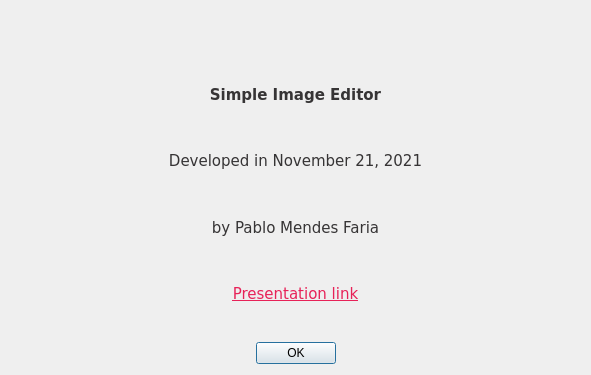
<?xml version="1.0" encoding="UTF-8"?>
<ui version="4.0">
 <class>Dialog</class>
 <widget class="QDialog" name="Dialog">
  <property name="geometry">
   <rect>
    <x>0</x>
    <y>0</y>
    <width>591</width>
    <height>375</height>
   </rect>
  </property>
  <property name="sizePolicy">
   <sizepolicy hsizetype="Fixed" vsizetype="Fixed">
    <horstretch>0</horstretch>
    <verstretch>0</verstretch>
   </sizepolicy>
  </property>
  <property name="windowTitle">
   <string>About Dialog</string>
  </property>
  <property name="windowIcon">
   <iconset>
    <normaloff>resources/info_icon.png</normaloff>resources/info_icon.png</iconset>
  </property>
  <layout class="QVBoxLayout" name="verticalLayout">
   <property name="spacing">
    <number>30</number>
   </property>
   <property name="sizeConstraint">
    <enum>QLayout::SetMinimumSize</enum>
   </property>
   <property name="leftMargin">
    <number>10</number>
   </property>
   <property name="rightMargin">
    <number>10</number>
   </property>
   <item>
    <widget class="QLabel" name="label">
     <property name="sizePolicy">
      <sizepolicy hsizetype="Minimum" vsizetype="Preferred">
       <horstretch>0</horstretch>
       <verstretch>0</verstretch>
      </sizepolicy>
     </property>
     <property name="text">
      <string/>
     </property>
     <property name="pixmap">
      <pixmap>resources/iftm_logo.png</pixmap>
     </property>
     <property name="scaledContents">
      <bool>true</bool>
     </property>
     <property name="alignment">
      <set>Qt::AlignCenter</set>
     </property>
    </widget>
   </item>
   <item>
    <widget class="QLabel" name="label_2">
     <property name="sizePolicy">
      <sizepolicy hsizetype="Minimum" vsizetype="Preferred">
       <horstretch>0</horstretch>
       <verstretch>0</verstretch>
      </sizepolicy>
     </property>
     <property name="font">
      <font>
       <family>Verdana</family>
       <pointsize>11</pointsize>
       <weight>75</weight>
       <bold>true</bold>
      </font>
     </property>
     <property name="text">
      <string>&lt;html&gt;&lt;head/&gt;&lt;body&gt;&lt;p&gt;&lt;span style=&quot; color:#363435;&quot;&gt;Simple Image Editor&lt;/span&gt;&lt;/p&gt;&lt;/body&gt;&lt;/html&gt;</string>
     </property>
     <property name="alignment">
      <set>Qt::AlignCenter</set>
     </property>
    </widget>
   </item>
   <item>
    <widget class="QLabel" name="label_3">
     <property name="sizePolicy">
      <sizepolicy hsizetype="Minimum" vsizetype="Preferred">
       <horstretch>0</horstretch>
       <verstretch>0</verstretch>
      </sizepolicy>
     </property>
     <property name="font">
      <font>
       <family>Verdana</family>
       <pointsize>11</pointsize>
      </font>
     </property>
     <property name="text">
      <string>&lt;html&gt;&lt;head/&gt;&lt;body&gt;&lt;p&gt;&lt;span style=&quot; color:#363435;&quot;&gt;Developed in November 21, 2021&lt;/span&gt;&lt;/p&gt;&lt;/body&gt;&lt;/html&gt;</string>
     </property>
     <property name="alignment">
      <set>Qt::AlignCenter</set>
     </property>
    </widget>
   </item>
   <item>
    <widget class="QLabel" name="label_4">
     <property name="sizePolicy">
      <sizepolicy hsizetype="Minimum" vsizetype="Preferred">
       <horstretch>0</horstretch>
       <verstretch>0</verstretch>
      </sizepolicy>
     </property>
     <property name="font">
      <font>
       <family>Verdana</family>
       <pointsize>11</pointsize>
      </font>
     </property>
     <property name="text">
      <string>&lt;html&gt;&lt;head/&gt;&lt;body&gt;&lt;p&gt;&lt;span style=&quot; color:#363435;&quot;&gt;by Pablo Mendes Faria&lt;/span&gt;&lt;/p&gt;&lt;/body&gt;&lt;/html&gt;</string>
     </property>
     <property name="alignment">
      <set>Qt::AlignCenter</set>
     </property>
    </widget>
   </item>
   <item>
    <widget class="QLabel" name="label_5">
     <property name="sizePolicy">
      <sizepolicy hsizetype="Minimum" vsizetype="Preferred">
       <horstretch>0</horstretch>
       <verstretch>0</verstretch>
      </sizepolicy>
     </property>
     <property name="font">
      <font>
       <family>Verdana</family>
       <pointsize>11</pointsize>
      </font>
     </property>
     <property name="text">
      <string>&lt;html&gt;&lt;head/&gt;&lt;body&gt;&lt;p&gt;&lt;a href=&quot;https://youtu.be/7w8ukBIL8g0&quot;&gt;&lt;span style=&quot; text-decoration: underline; color:#e72258;&quot;&gt;Presentation link&lt;/span&gt;&lt;/a&gt;&lt;/p&gt;&lt;/body&gt;&lt;/html&gt;</string>
     </property>
     <property name="alignment">
      <set>Qt::AlignCenter</set>
     </property>
     <property name="openExternalLinks">
      <bool>true</bool>
     </property>
    </widget>
   </item>
   <item>
    <widget class="QDialogButtonBox" name="buttonBox">
     <property name="sizePolicy">
      <sizepolicy hsizetype="Preferred" vsizetype="Fixed">
       <horstretch>0</horstretch>
       <verstretch>0</verstretch>
      </sizepolicy>
     </property>
     <property name="orientation">
      <enum>Qt::Horizontal</enum>
     </property>
     <property name="standardButtons">
      <set>QDialogButtonBox::Ok</set>
     </property>
     <property name="centerButtons">
      <bool>true</bool>
     </property>
    </widget>
   </item>
  </layout>
 </widget>
 <resources/>
 <connections>
  <connection>
   <sender>buttonBox</sender>
   <signal>accepted()</signal>
   <receiver>Dialog</receiver>
   <slot>accept()</slot>
   <hints>
    <hint type="sourcelabel">
     <x>248</x>
     <y>254</y>
    </hint>
    <hint type="destinationlabel">
     <x>157</x>
     <y>274</y>
    </hint>
   </hints>
  </connection>
  <connection>
   <sender>buttonBox</sender>
   <signal>rejected()</signal>
   <receiver>Dialog</receiver>
   <slot>reject()</slot>
   <hints>
    <hint type="sourcelabel">
     <x>316</x>
     <y>260</y>
    </hint>
    <hint type="destinationlabel">
     <x>286</x>
     <y>274</y>
    </hint>
   </hints>
  </connection>
 </connections>
</ui>
